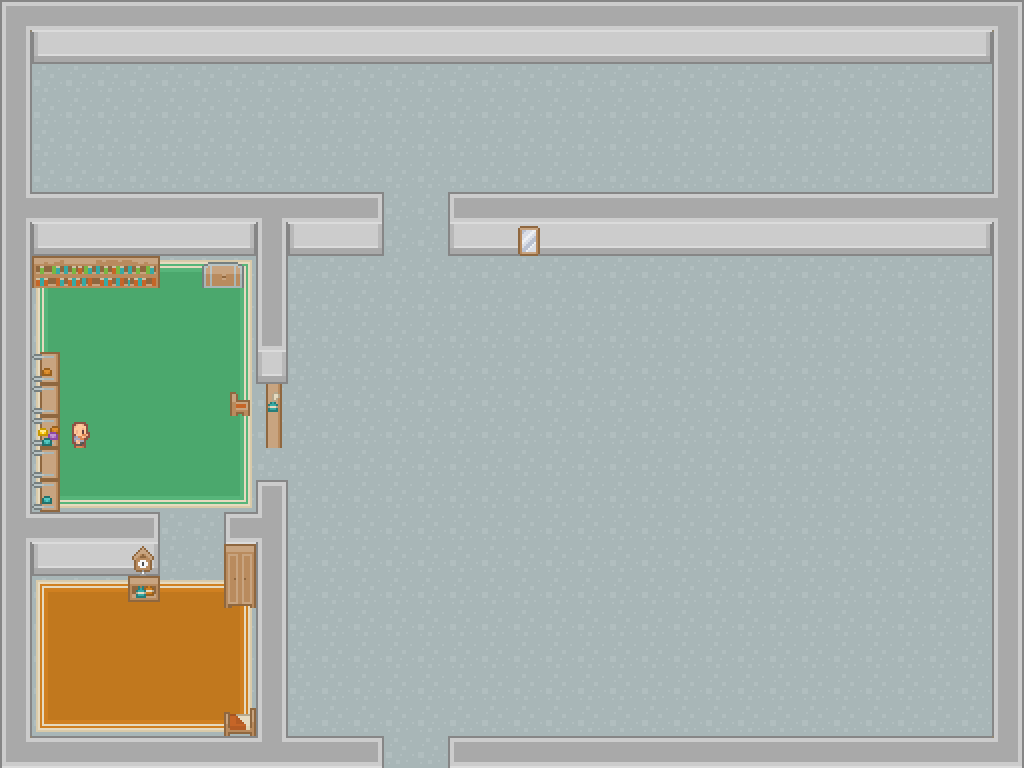

Rendered tile map (Tiled .tmx) drawn with the repository's tilesets; below, a short description and the map source with its tile grids summarised:
An orthogonal 32x24 tile map with 32x32 px tiles, 4 tile layers (Warstwa Kafelków 1, Warstwa Kafelków 2, Warstwa Kafelków 3, Warstwa Kafelków 4), 2 tilesets and 19 objects (16x wall, door, door_spawn, npc).

<map version="1.5" tiledversion="1.5.0" orientation="orthogonal" renderorder="left-up" width="32" height="24" tilewidth="32" tileheight="32" infinite="0" nextlayerid="8" nextobjectid="24">
 <tileset firstgid="1" source="roguelikeSheet_transparent.tsx" />
 <tileset firstgid="1768" source="tilemap_packed2.tsx" />
 <layer id="1" name="Warstwa Kafelków 1" width="32" height="24">
  <data>[768 cells, 768 non-empty, 1 distinct tile ids]</data>
 </layer>
 <layer id="2" name="Warstwa Kafelków 2" width="32" height="24">
  <data>[768 cells, 307 non-empty, 37 distinct tile ids]</data>
 </layer>
 <layer id="4" name="Warstwa Kafelków 3" width="32" height="24">
  <data>[768 cells, 20 non-empty, 15 distinct tile ids]</data>
 </layer>
 <layer id="6" name="Warstwa Kafelków 4" width="32" height="24">
  <data>[768 cells, 5 non-empty, 5 distinct tile ids]</data>
 </layer>
 <objectgroup id="7" name="Warstwa Obiektu 1">
  <object id="1" name="wall" x="8.55884" y="7.48898" width="1007.8" height="50.2832" />
  <object id="2" name="wall" x="3.98898" y="66.4707" width="22.9081" height="697.505" />
  <object id="3" name="wall" x="996.546" y="66.581" width="22.9081" height="694.838" />
  <object id="4" name="wall" x="260.546" y="483.914" width="22.9081" height="248.171" />
  <object id="5" name="wall" x="35.2126" y="741.248" width="337.575" height="20.1713" />
  <object id="6" name="wall" x="453.879" y="741.248" width="533.575" height="21.5047" />
  <object id="7" name="wall" x="260.546" y="261.248" width="22.9081" height="116.171" />
  <object id="8" name="wall" x="35.546" y="200.581" width="340.908" height="44.838" />
  <object id="9" name="wall" x="35.546" y="354.581" width="22.9081" height="154.838" />
  <object id="10" name="wall" x="36.546" y="261.581" width="117.908" height="22.838" />
  <object id="11" name="wall" x="196.546" y="259.581" width="53.9081" height="24.838" />
  <object id="12" name="wall" x="36.546" y="517.581" width="117.908" height="51.838" />
  <object id="13" name="wall" x="131.546" y="574.581" width="22.9081" height="26.838" />
  <object id="14" name="wall" x="229.546" y="517.581" width="22.9081" height="87.838" />
  <object id="15" name="wall" x="259.546" y="387.581" width="22.9081" height="56.838" />
  <object id="16" name="wall" x="453.546" y="198.581" width="533.908" height="51.838" />
  <object id="17" name="door_kapitol_out" type="door" x="388.546" y="740.581" width="54.9081" height="21.838">
   <properties>
    <property name="map" value="map_alpha2.tmx" />
   </properties>
  </object>
  <object id="18" name="door_kapitol_in_spawn" type="door_spawn" x="387" y="706" width="58" height="25" />
  <object id="23" name="npc_three" type="npc" x="66" y="417.667" width="27.6667" height="28.6667" />
 </objectgroup>
</map>